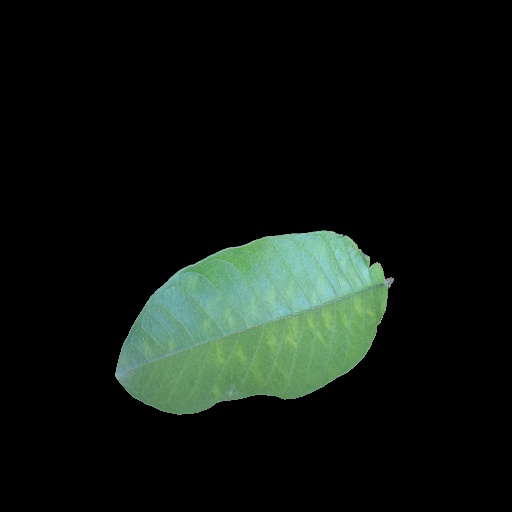
#> input picture tan/leaf_2.jpg, 512 x 512 px, found by its file name
$ python find_contours.py
#> lines starting #> are read from the running program, lines starting #| are printed output that depends on the picture; after the words box and inside, x2 and y2 are one past the last pixel; in counts of white or black regions, pixels touching at a corner belong together
import cv2 as cv
import numpy as np
import os

img = cv.imread(r"C:\Users\baba\Desktop\image_processing_opencv\tan\leaf_2.jpg")
#> img is the input picture: shape (512, 512, 3); mean B, G, R 17.5, 22.9, 15.5
img = cv.resize(img,(512,512))
cv.imshow("clear",img)
cv.waitKey(0)
cv.destroyAllWindows()

gray = cv.cvtColor(img,cv.COLOR_BGR2GRAY)
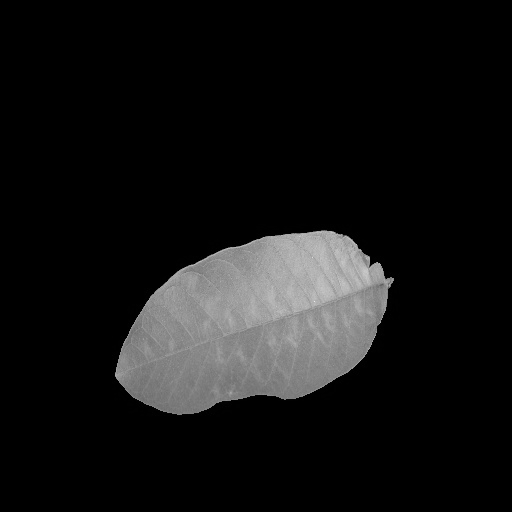
#> gray: shape (512, 512); min 0, max 237, mean 20.1
cv.imshow("gray",gray)
cv.waitKey(0)
cv.destroyAllWindows()

_ ,thresh = cv.threshold(gray,20,255,cv.THRESH_TOZERO)
contours,hierarchy=cv.findContours(thresh,cv.RETR_EXTERNAL,cv.CHAIN_APPROX_NONE)
#> contours = 1 contour; box (x1, y1, x2, y2) and area: (115, 230, 394, 415) 35502
outer_contour = contours[0]  # 最外層的輪廓
#> outer_contour = contour of 677 points, box (x1, y1, x2, y2) (115, 230, 394, 415), area 35502
cv.drawContours(img,[outer_contour],0,(0,0,255),1)
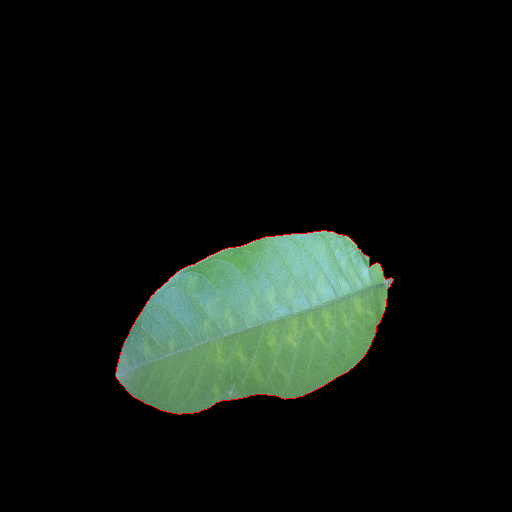
#> img: shape (512, 512, 3); 0.26% of pixels changed, all inside (x1, y1, x2, y2) = (115, 230, 394, 415)
cv.imshow("idk",img)
cv.waitKey(0)
cv.destroyAllWindows()

with open("./contours_2_0627.csv", "w") as f:
    for layer_1 in contours:
        for layer_2 in layer_1:
            f.writelines([f"{pixel}," for pixel in layer_2])
            f.writelines("\n")
#> this loop made 1 pass

$ run again, with tan/water_fg_markers.jpg copied over tan/leaf_2.jpg
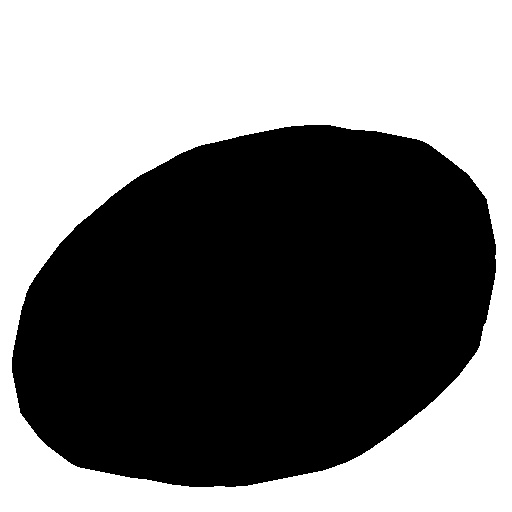
#> input picture tan/water_fg_markers.jpg, 512 x 512 px, found by its file name
#> img is the input picture: shape (512, 512, 3); min 0, max 255, mean 123.1
#> contours = 1 contour; box (x1, y1, x2, y2) and area: (0, 0, 512, 512) 261121
#> outer_contour = contour of 2044 points, box (x1, y1, x2, y2) (0, 0, 512, 512), area 261121
#> `cv.drawContours(img,[outer_contour],0,(0,0,255),1)`:
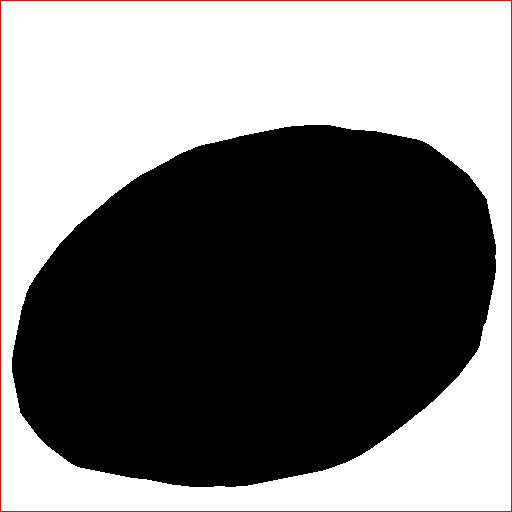
#> img: shape (512, 512, 3); 0.78% of pixels changed, all inside (x1, y1, x2, y2) = (0, 0, 512, 512)
#> the loop `for layer_1 in contours:` made 1 pass
